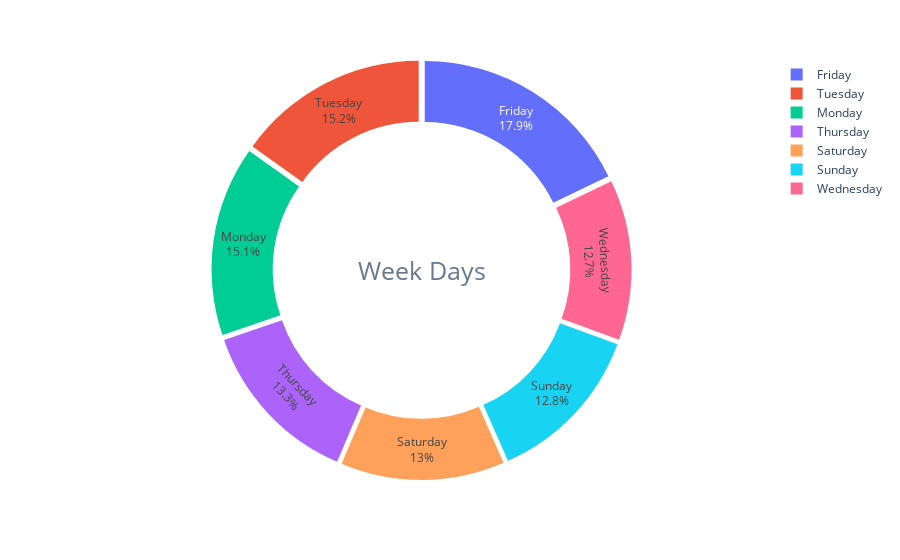

The notebook cell saved with this chart:
### Markdown cell above
There were significantly more trips in December 2016 for this user while the rest of the months fall within a specific range.

### Code cell
df_counts = df['day_name'].value_counts()

fig = px.pie(
    df_counts, values=df_counts.values, 
    names=df_counts.index, 
    hole=0.7)

fig.update_layout( annotations= [dict(text = "Week Days" , font_size = 25 , showarrow = False , opacity = 0.7)])

fig.update_traces ( pull = 0.03 , textinfo = "percent+label")
fig.show()

### Figure 1 — Plotly figure (JSON) as saved in the notebook; plotly's stock layout.template omitted (floating-point values rounded to 4 significant figures)
{"data": [{"domain": {"x": [0, 1], "y": [0, 1]}, "hole": 0.7, "hovertemplate": "index=%{label}<br>value=%{value}<extra></extra>", "labels": ["Friday", "Tuesday", "Monday", "Thursday", "Saturday", "Sunday", "Wednesday"], "legendgroup": "", "name": "", "pull": 0.03, "showlegend": true, "textinfo": "percent+label", "type": "pie", "values": [206, 175, 174, 154, 150, 148, 147]}], "layout": {"annotations": [{"font": {"size": 25}, "opacity": 0.7, "showarrow": false, "text": "Week Days"}], "legend": {"tracegroupgap": 0}, "margin": {"t": 60}}}
